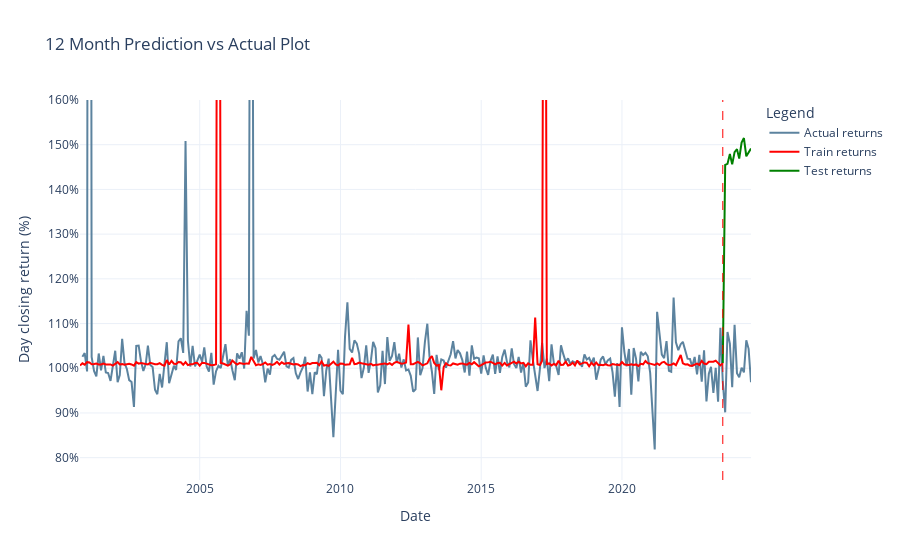

Write notebook code for a chart like this one.
### Markdown cell above
### 12 Months Actual vs Prediction

### Code cell
importlib.reload(comparison)
comparison.generate_plot(df, df_tabular, y_train_mean_pred_12m, y_test_mean_pred_12m)

### Figure 1 — Plotly figure (JSON) as saved in the notebook; plotly's stock layout.template omitted (floating-point values rounded to 4 significant figures; data arrays with more than 128 entries replaced by an {"elided": "..."} marker saying what was removed)
{"data": [{"line": {"color": "#5c839f", "width": 2}, "mode": "lines", "name": "Actual returns", "x": {"elided": "287 str values"}, "y": {"elided": "300 float values"}, "type": "scatter"}, {"line": {"color": "red", "width": 2}, "mode": "lines", "name": "Train returns", "x": {"elided": "275 str values"}, "y": {"elided": "275 float values"}, "type": "scatter"}, {"line": {"color": "green", "width": 2}, "mode": "lines", "name": "Test returns", "x": ["2023-08-01", "2023-09-01", "2023-10-01", "2023-11-01", "2023-12-01", "2024-01-01", "2024-02-01", "2024-03-01", "2024-04-01", "2024-05-01", "2024-06-01", "2024-07-01", "2024-08-01"], "y": [1.012, 1.455, 1.457, 1.479, 1.456, 1.483, 1.49, 1.469, 1.505, 1.515, 1.474, 1.482, 1.491], "type": "scatter"}], "layout": {"shapes": [{"line": {"color": "red", "dash": "dash", "width": 1}, "type": "line", "x0": "2023-08-01", "x1": "2023-08-01", "xref": "x", "y0": 0, "y1": 1, "yref": "y domain"}], "yaxis": {"title": {"text": "Day closing return (%)"}, "tickformat": ".0%", "range": [0.75, 1.6]}, "title": {"text": "12 Month Prediction vs Actual Plot"}, "xaxis": {"title": {"text": "Date"}}, "legend": {"title": {"text": "Legend"}}}}
